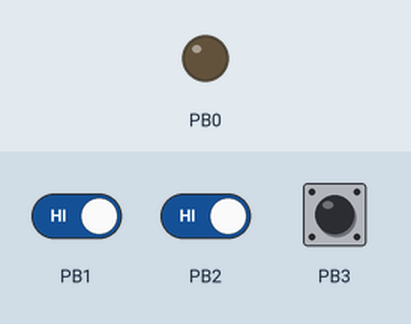
Recording of a program running on a simulated ATmega32, built with avr-gcc and emulated at 1 MHz. On the bench: output pins drawn as LEDs (lit = HIGH). The inputs (shaded band) are chosen by the test bench; at power-on: PB1 HIGH, PB2 HIGH, PB3 HIGH.

Above: at 1.2 s.
1.3 s: PB1 driven LOW and PB2 driven LOW
At 2.5 s:
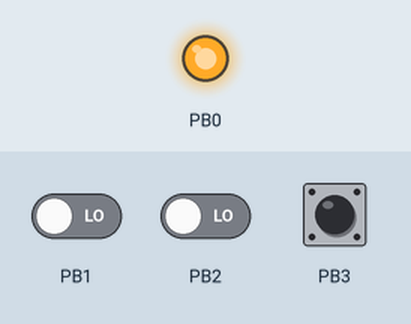
2.8 s: PB1 driven HIGH
At 3.7 s:
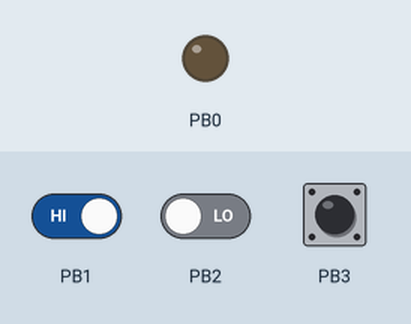
4.3 s: PB1 driven LOW
At 5.3 s:
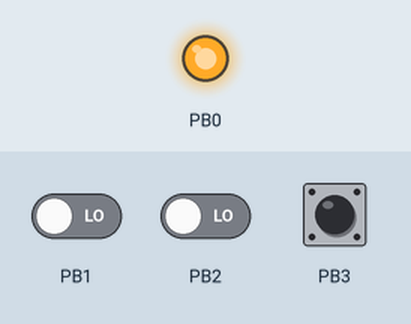
Timing chart, 0 to 7.3 s (numbered marks = the images above; inputs shaded):
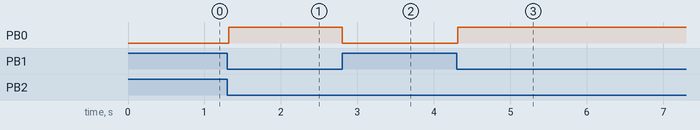

Measured:
- after the input at 1.3 s, PB0: LOW → HIGH at once
- after the input at 2.8 s, PB0: HIGH → LOW at once
- after the input at 4.3 s, PB0: LOW → HIGH at once

The program:

main.c
```c
#include<avr/io.h>
#include<util/delay.h>

void main(void)
{
	DDRB |= 1<<PINB0;
	PORTB = 0b00001110;
	int a,b,ex=0;
	int count=0,count1=0,count3=0,count4=0;
	int pressed=0,c[2];
	c[0]=c[1]=0;
	while(1)
	{
		if(bit_is_clear(PINB,3))
		{
			c[0]++;
			if(c[0]>400)
			{
				if(pressed==0)
				{
					ex = ex==0?1:0;
					pressed = 1;
				}
				c[0]=0;
			}
		}
		else
		{
			c[1]++;
			if(c[1]>400)
			{
				pressed = 0;
				c[1]=0;
			}
		}
		if(bit_is_clear(PINB,1))
		{
			count++;
			if(count>400)
			{
				a = 1;
				count = 0;
			}
		}
		else
		{
			count1++;
			if(count1>400)
			{
				a = 0;
				count1 = 0;
			}
		}
		if(bit_is_clear(PINB,2))
		{
			count3++;
			if(count3>400)
			{
				b = 1;
				count3 = 0;
			}
		}
		else
		{
			count4++;
			if(count4>400)
			{
				b = 0;
				count4 = 0;
			}
		}
		if(ex==0)
		{
			if(a&&b)
			{
				PORTB |= 1<<PINB0;
			}
			else
			{
				PORTB &= ~(1<<PINB0);
			}
		}
		else
		{
			if(a||b)
			{
				PORTB |= 1<<PINB0;
			}
			else
			{
				PORTB &= ~(1<<PINB0);
			}
		}
	}
}
```
